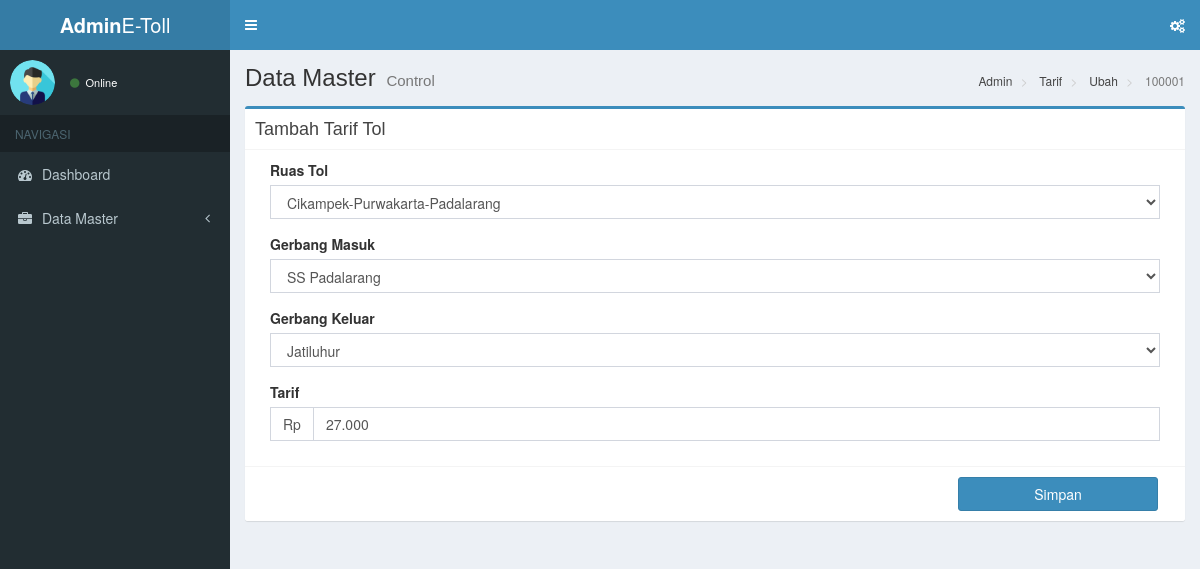
/index.php/admin/tarif/ubah/100001, run on the app's committed database.
### tables this page shows
CREATE TABLE IF NOT EXISTS `tbl_tarif` (
  `id_tarif` varchar(64) NOT NULL,
  `id_ruas` varchar(64) NOT NULL,
  `masuk` varchar(64) NOT NULL,
  `keluar` varchar(64) NOT NULL,
  `tarif` int(11) NOT NULL
);

CREATE TABLE IF NOT EXISTS `tbl_ruas_tol` (
  `id_ruas` varchar(64) NOT NULL,
  `nama_ruas` varchar(64) NOT NULL
);

CREATE TABLE IF NOT EXISTS `tbl_cabang` (
  `kode_penempatan` varchar(5) NOT NULL,
  `id_tol` varchar(64) NOT NULL,
  `nama` varchar(64) NOT NULL
);

### application/controllers/admin/Tarif.php (called while the page is built, shortened)
<?php
class Tarif extends CI_Controller{
	public function __construct()
    {
        $this->load->model("m_admin");
        $this->load->library("form_validation");
    }
    function ubah($id){
        $data['model']=$this->m_admin;
        $data['ruas_tol']=$this->m_admin->ruas();
        $data["dt"] = $this->m_admin->getTarifBy($id)->row();
        $this->load->view('admin/ubah-data/ubah_tarif',$data);
    }
}

### index.php (called while the page is built, shortened)
<?php
require_once BASEPATH.'core/CodeIgniter.php';

### application/models/M_admin.php (called while the page is built, shortened)
<?php
class M_admin extends CI_Model
{
	public function getTarifBy($id)
	{
		return $this->db->query("SELECT * FROM tbl_tarif WHERE id_tarif = '$id'");
	}
	public function getCabangBy($id)
	{
		return $this->db->query("SELECT * FROM tbl_cabang WHERE id_tol = '$id'");
	}
	public function ruas()
	{
		$this->db->order_by('nama_ruas','ASC');
		$ruas = $this->db->get('tbl_ruas_tol');
		return $ruas->result_array();
	}
}

### application/views/admin/ubah-data/ubah_tarif.php (the view, shortened to what this page needs)
<!DOCTYPE html>
<html>
<head>
</head>
<body class="hold-transition skin-blue fixed sidebar-mini">
<div class="wrapper">
  <div class="content-wrapper">
    <section class="content-header">
      <h1>
        Data Master
        <small>Control</small>
      </h1>
    </section>
    <section class="content">
      <div class="row">
        <div class="col-xs-12">
          <div class="box box-primary">
            <div class="box-header with-border">
              <h3 class="box-title">Tambah Tarif Tol</h3>
            </div>
            <form role="form" action="<?php echo base_url('index.php/admin/tarif/ubah/'.$dt->id_tarif) ?>" method="POST">
              <div class="box-body">
                <div class="col-md-12">
                  <div class="form-group">
                    <label>Ruas Tol</label>
                    <select class="form-control select2" name="id_ruas" style="width: 100%;" id="ruas">
                      <?php foreach ($ruas_tol as $ruas) { ?>
                      <option value="<?php echo $ruas['id_ruas'] ?>" <?php if ($ruas['id_ruas'] == "$dt->id_ruas") {
                        echo "selected=\"selected\""; } ?>><?php echo $ruas['nama_ruas']; ?></option>
                      <?php } ?>
                    </select>
                  </div>
                  <div class="form-group">
                    <label>Gerbang Masuk</label>
                    <?php $cabang = $model->getCabangBy($dt->id_ruas)->result_array(); ?>
                    <select class="form-control select2" name="masuk" style="width: 100%;" id="masuk">
                      <?php foreach ($cabang as $data) { ?>
                      <option value="<?php echo $data['nama'] ?>" <?php if ($data['nama'] == "$dt->masuk") {
                        echo "selected=\"selected\""; } ?>><?php echo $data['nama']; ?></option>
                      <?php } ?>
                    </select>
                  </div>
                  <div class="form-group">
                    <label>Gerbang Keluar</label>
                    <select class="form-control select2" name="keluar" style="width: 100%;" id="keluar">
                      <?php foreach ($cabang as $data) { ?>
                      <option value="<?php echo $data['nama'] ?>" <?php if ($data['nama'] == "$dt->keluar") {
                        echo "selected=\"selected\""; } ?>><?php echo $data['nama']; ?></option>
                      <?php } ?>
                    </select>
                  </div>
                  <div class="form-group">
                    <label>Tarif</label>
                    <div class="input-group">
                      <span class="input-group-addon">Rp</span>
                      <input type="text" name="tarif" id="tarif" value="<?php echo $dt->tarif ?>" class="form-control">
                    </div>
                  </div>
                </div>
              </div>
              <div class="box-footer">
                <button type="submit" class="btn btn-primary pull-right" style="margin-right: 17px; width: 200px;">Simpan</button>
              </div>
            </form>
          </div>
        </div>
      </div>
    </section>
  </div>
</div>
</body>
</html>

### data on the page
tbl_tarif: id_ruas "Cikampek-Purwakarta-Padalarang", masuk "SS Padalarang", keluar "Jatiluhur", tarif "27.000"

### other printed values
$segment "Admin"
$segment "Tarif"
$segment "Ubah"
$segment "100001"
